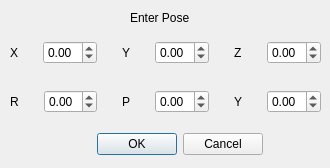
<?xml version="1.0" encoding="UTF-8"?>
<ui version="4.0">
 <class>Form</class>
 <widget class="QDialog" name="Form">
  <property name="geometry">
   <rect>
    <x>0</x>
    <y>0</y>
    <width>330</width>
    <height>168</height>
   </rect>
  </property>
  <property name="windowTitle">
   <string>Form</string>
  </property>
  <widget class="QWidget" name="layoutWidget">
   <property name="geometry">
    <rect>
     <x>10</x>
     <y>40</y>
     <width>311</width>
     <height>75</height>
    </rect>
   </property>
   <layout class="QGridLayout" name="pose_grid_layout">
    <property name="spacing">
     <number>25</number>
    </property>
    <item row="0" column="0">
     <layout class="QGridLayout" name="gridLayout">
      <item row="0" column="0">
       <widget class="QLabel" name="x_pose_label">
        <property name="text">
         <string>X</string>
        </property>
       </widget>
      </item>
      <item row="0" column="1">
       <widget class="QDoubleSpinBox" name="x_pose">
        <property name="minimum">
         <double>-100.000000000000000</double>
        </property>
        <property name="maximum">
         <double>100.000000000000000</double>
        </property>
       </widget>
      </item>
     </layout>
    </item>
    <item row="0" column="1">
     <layout class="QGridLayout" name="gridLayout_2">
      <item row="0" column="0">
       <widget class="QLabel" name="y_pose_label">
        <property name="text">
         <string>Y</string>
        </property>
       </widget>
      </item>
      <item row="0" column="1">
       <widget class="QDoubleSpinBox" name="y_pose">
        <property name="minimum">
         <double>-100.000000000000000</double>
        </property>
        <property name="maximum">
         <double>100.000000000000000</double>
        </property>
       </widget>
      </item>
     </layout>
    </item>
    <item row="0" column="2">
     <layout class="QGridLayout" name="gridLayout_3">
      <item row="0" column="0">
       <widget class="QLabel" name="z_pose_label">
        <property name="text">
         <string>Z</string>
        </property>
       </widget>
      </item>
      <item row="0" column="1">
       <widget class="QDoubleSpinBox" name="z_pose">
        <property name="minimum">
         <double>-100.000000000000000</double>
        </property>
        <property name="maximum">
         <double>100.000000000000000</double>
        </property>
       </widget>
      </item>
     </layout>
    </item>
    <item row="1" column="0">
     <layout class="QGridLayout" name="gridLayout_4">
      <item row="0" column="0">
       <widget class="QLabel" name="roll_pose_label">
        <property name="text">
         <string>R</string>
        </property>
       </widget>
      </item>
      <item row="0" column="1">
       <widget class="QDoubleSpinBox" name="roll_pose">
        <property name="minimum">
         <double>-360.000000000000000</double>
        </property>
        <property name="maximum">
         <double>360.000000000000000</double>
        </property>
       </widget>
      </item>
     </layout>
    </item>
    <item row="1" column="1">
     <layout class="QGridLayout" name="gridLayout_5">
      <item row="0" column="0">
       <widget class="QLabel" name="pitch_pose_label">
        <property name="text">
         <string>P</string>
        </property>
       </widget>
      </item>
      <item row="0" column="1">
       <widget class="QDoubleSpinBox" name="pitch_pose">
        <property name="minimum">
         <double>-360.000000000000000</double>
        </property>
        <property name="maximum">
         <double>360.000000000000000</double>
        </property>
       </widget>
      </item>
     </layout>
    </item>
    <item row="1" column="2">
     <layout class="QGridLayout" name="gridLayout_6">
      <item row="0" column="0">
       <widget class="QLabel" name="yaw_pose_label">
        <property name="text">
         <string>Y</string>
        </property>
       </widget>
      </item>
      <item row="0" column="1">
       <widget class="QDoubleSpinBox" name="yaw_pose">
        <property name="minimum">
         <double>-360.000000000000000</double>
        </property>
        <property name="maximum">
         <double>360.000000000000000</double>
        </property>
       </widget>
      </item>
     </layout>
    </item>
   </layout>
  </widget>
  <widget class="QLabel" name="label">
   <property name="geometry">
    <rect>
     <x>130</x>
     <y>10</y>
     <width>71</width>
     <height>16</height>
    </rect>
   </property>
   <property name="text">
    <string>Enter Pose</string>
   </property>
  </widget>
  <widget class="QDialogButtonBox" name="dialog_button">
   <property name="geometry">
    <rect>
     <x>70</x>
     <y>130</y>
     <width>193</width>
     <height>28</height>
    </rect>
   </property>
   <property name="standardButtons">
    <set>QDialogButtonBox::Cancel|QDialogButtonBox::Ok</set>
   </property>
  </widget>
 </widget>
 <resources/>
 <connections/>
</ui>
